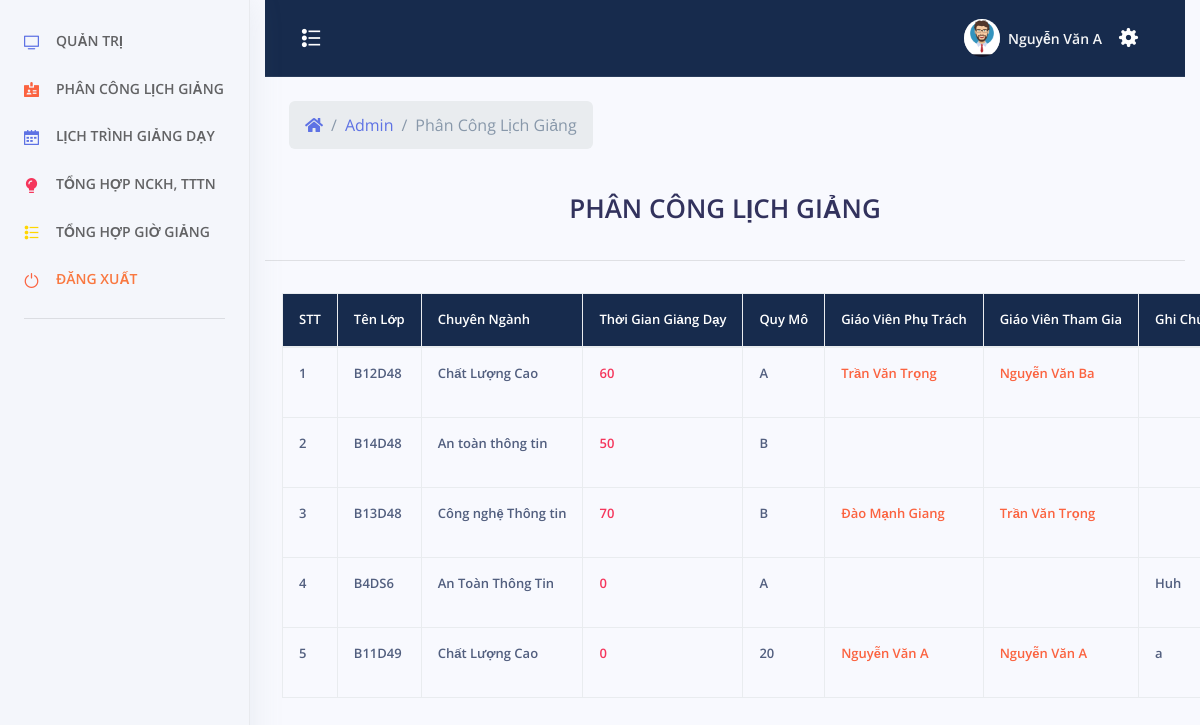
Page /admin/index.php?menu=phancong (signed in) on the earlier database version.
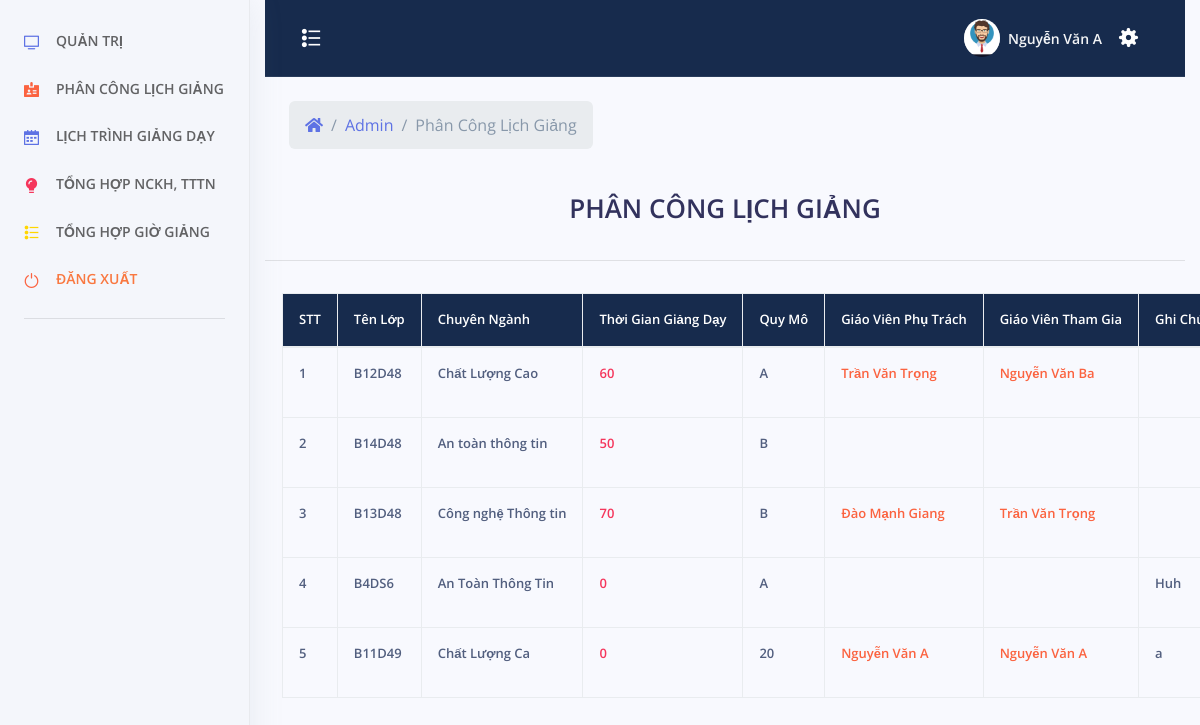
Same page on the later database version.
### tables this page shows
CREATE TABLE `lop_hoc` (
  `id_lop` int(11) NOT NULL,
  `ten_lop` varchar(50) NOT NULL,
  `chuyen_nganh` varchar(50) NOT NULL,
  `thoi_gian` int(11) NOT NULL,
  `thoi_khoa_bieu` longtext NOT NULL,
  `quy_mo` varchar(50) NOT NULL,
  `si_so` int(11) NOT NULL,
  `id_gvphutrach` int(11) NOT NULL,
  `id_gvthamgia` int(11) NOT NULL,
  `thoigian_gv_phutrach` int(11) NOT NULL,
  `thoigian_gv_thamgia` int(11) NOT NULL,
  `thoigian_chitiet_gvphutrach` int(11) NOT NULL,
  `thoigian_chitiet_gvthamgia` int(11) NOT NULL,
  `he` varchar(50) NOT NULL,
  `so_gio_ly_thuyet` int(11) NOT NULL,
  `so_gio_ly_thuyet_gvphutrach` int(11) NOT NULL,
  `so_gio_ly_thuyet_gvthamgia` int(11) NOT NULL,
  `xemina` int(11) NOT NULL,
  `xemina_gvphutrach` int(11) NOT NULL,
  `xemina_gvthamgia` int(11) NOT NULL,
  `thaoluan` int(11) NOT NULL,
  `thaoluan_gvphutrach` int(11) NOT NULL,
  `thaoluan_gvthamgia` int(11) NOT NULL,
  `hinh_thuc_thi` varchar(50) NOT NULL,
  `tong_gio_gvphutrach` int(11) NOT NULL,
  `tong_gio_gvthamgia` int(11) NOT NULL,
  `ghi-chu` varchar(500) NOT NULL
);

CREATE TABLE `tai_khoan` (
  `id_tai_khoan` int(11) NOT NULL,
  `ten_tai_khoan` varchar(30) NOT NULL,
  `mat_khau` varchar(100) NOT NULL,
  `nhom_tai_khoan` tinyint(2) NOT NULL,
  `ten_sinh_vien` varchar(100) NOT NULL,
  `sdt` varchar(20) NOT NULL,
  `ngay_sinh` varchar(50) NOT NULL,
  `ngay_tao` datetime NOT NULL
);

### admin/phancong.php (the view, shortened to what this page needs)
<?php
	include_once('../config/config.php');
	include_once('../header.php');
 ?>
<?php
		if($_SESSION["taikhoan"] == NULL){ ?>
			<script>
				window.location.href="../tai-khoan/dang-nhap.php";
			</script>
		<?php }else {?>
			<div class="row align-items-center py-4">
            <div class="col-lg-6 col-7">
              <nav aria-label="breadcrumb" class="d-none d-md-inline-block ml-md-4">
                <ol class="breadcrumb breadcrumb-links breadcrumb-dark">
                  <li class="breadcrumb-item"><a href="#"><i class="fas fa-home"></i></a></li>
                  <li class="breadcrumb-item"><a href="index.php">Admin</a></li>
                  <li class="breadcrumb-item active" aria-current="page">Phân Công Lịch Giảng</li>
                </ol>
              </nav>
            </div>
          </div>
		<?php
			$sql = "SELECT * FROM `lop_hoc`";
			$qr = mysqli_query($conn, $sql);
		 ?>
			<div class="caption">
			<h1 style="text-align: center">PHÂN CÔNG LỊCH GIẢNG</h1>
			</div>
			<hr>
			<div class="row">
				<table class="table table-bordered table-responsive">
					<tr class="chimuc">
						<th>STT</th>
						<th>Tên Lớp</th>
						<th>Chuyên Ngành</th>
						<th>Thời Gian Giảng Dạy</th>
						<th>Quy Mô</th>
						<th>Giáo Viên Phụ Trách</th>
                        <th>Giáo Viên Tham Gia</th>
                        <th>Ghi Chú</th>
					</tr>
					<tbody>
					<?php $stt = 1; ?>
					<?php while($row = mysqli_fetch_assoc($qr)){ ?>
						<tr>
							<td><?php echo $stt;?></td>
							<td>
							<?php echo $row["ten_lop"]; ?>
							</td>
							<td><?php echo $row["chuyen_nganh"]?></td>
							<td style="color: #f5365c;"><?php echo $row["thoi_gian"]?></td>
							<td><?php echo $row["quy_mo"]?></td>
							<td style="color: #fb6340;">
                            <?php $idgv1 = $row["id_gvphutrach"];
                            $sqlgv1 = "SELECT `ten_sinh_vien` FROM `tai_khoan` WHERE `id_tai_khoan` = '$idgv1'";
                            $qrgv1 = mysqli_query($conn, $sqlgv1);
                            $rowgv1 = mysqli_fetch_assoc($qrgv1);
                            echo $rowgv1["ten_sinh_vien"];
                            ?>
                            </td>
                            <td style="color: #fb6340;"><?php
                            $idgv2 = $row["id_gvthamgia"];
                            $sqlgv2 = "SELECT `ten_sinh_vien` FROM `tai_khoan` WHERE `id_tai_khoan` = '$idgv2'";
                            $qrgv2 = mysqli_query($conn, $sqlgv2);
                            $rowgv2 = mysqli_fetch_assoc($qrgv2);
                            echo $rowgv2["ten_sinh_vien"];
                            ?></td>
							<td><?php echo $row["ghi-chu"]?></td>
						</tr>
						<?php $stt = $stt + 1; ?>
						<?php } ?>
					</tbody>
				</table>
<br>
			</div>
    <?php } ?>
</div>
 <?php
	include_once('../footer.php');
 ?>

Differences in the rows shown:
changed lop_hoc "Nguyễn Văn A": chuyen_nganh "Chất Lượng Cao" → "Chất Lượng Ca"
